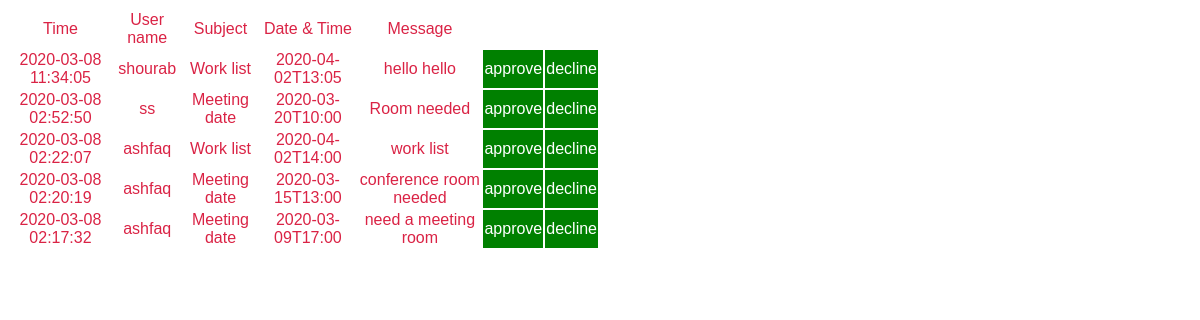
The page /userrequest.php on the database its author committed.
### tables this page shows
CREATE TABLE `userrequest` (
  `id` int(11) NOT NULL,
  `user` varchar(255) NOT NULL,
  `reason` varchar(255) NOT NULL,
  `datetime` varchar(255) NOT NULL,
  `message` varchar(255) NOT NULL,
  `room` varchar(255) NOT NULL,
  `time` timestamp NOT NULL DEFAULT CURRENT_TIMESTAMP,
  `status` varchar(255) NOT NULL
);

### userrequest.php (the view, shortened to what this page needs)
<?php
include 'connection.php';
$result = mysqli_query($conn, "SELECT * FROM userrequest
WHERE status='' ORDER BY time desc");
?>
<!DOCTYPE html>
<html lang="en">
<head>
</head>
<body>
    <table width='50%' height='15%' border='0'>
        <tr>
            <td>Time</td>
            <td>User name</td>
            <td>Subject</td>
            <td>Date & Time</td>
            <td>Message</td>
        </tr>
        <?php
        while ($res = mysqli_fetch_array($result)) {
            echo "<tr>";
            echo "<td bgcolor=''>" . $res['time'] . "</td>";
            echo "<td>" . $res['user'] . "</td>";
            echo "<td>" . $res['reason'] . "</td>";
            echo "<td>" . $res['datetime'] . "</td>";
            echo "<td>" . $res['message'] . "</td>";
            echo "<td bgcolor='green'><a href=\"requestapprove.php?id=$res[id]\"><font color='white'>approve</a>";
            echo "<td bgcolor='green'><a href=\"requestdecline.php?id=$res[id]\"><font color='white'>decline</a>";
        }
        ?>
    </table>
</body>
</html>

### userrequest.php (style rules this page uses)
table { text-align: center; font-family: 'Gill Sans', 'Gill Sans MT', Calibri, 'Trebuchet MS', sans-serif; border-radius: 2px; border-style: solid; }
tr { padding: 40px; Color: #da2345; margin: 20px 20px; }
a { text-decoration: none; }

### rows shown on the page
userrequest: time "2020-03-08 11:34:05", user "shourab", reason "Work list", datetime "2020-04-02T13:05", message "hello hello"
userrequest: time "2020-03-08 02:52:50", user "ss", reason "Meeting date", datetime "2020-03-20T10:00", message "Room needed"
userrequest: time "2020-03-08 02:22:07", user "ashfaq", reason "Work list", datetime "2020-04-02T14:00", message "work list"
userrequest: time "2020-03-08 02:20:19", user "ashfaq", reason "Meeting date", datetime "2020-03-15T13:00", message "conference room needed"
userrequest: time "2020-03-08 02:17:32", user "ashfaq", reason "Meeting date", datetime "2020-03-09T17:00", message "need a meeting room"
